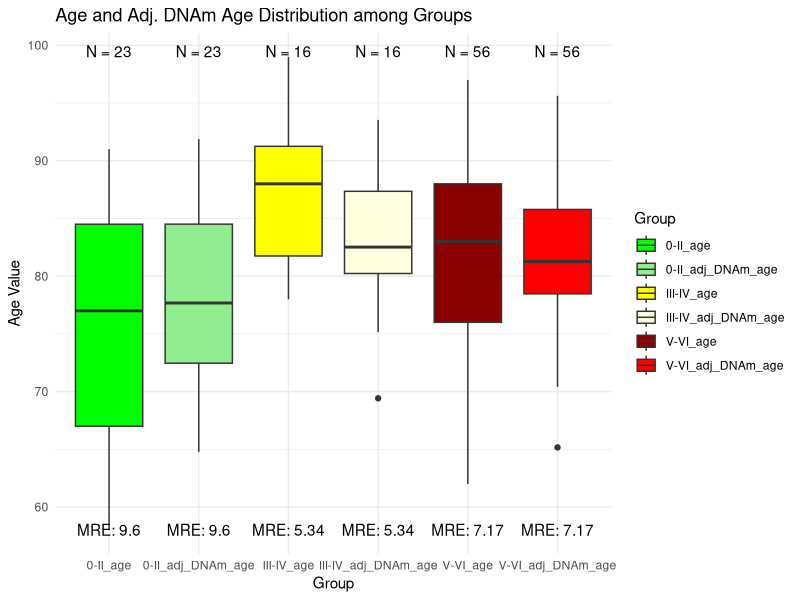

Generate this figure with R:
# Load necessary libraries
library(tidyverse)

# Create example data
data <- read.csv("DNAm_age2_300.csv")
colnames(data) <- c('group', 'age', 'adj_DNAm_age', 'adj_RE')

# Reshape data to long format
long_data <- data %>%
  gather(key = "Age_type", value = "Value", age, adj_DNAm_age) %>%
  unite(Group, group, Age_type, sep = "_") %>%
  mutate(Group = factor(Group, levels = c("0-II_age", "0-II_adj_DNAm_age", "III-IV_age", "III-IV_adj_DNAm_age", "V-VI_age", "V-VI_adj_DNAm_age")))

# Create a data frame for the "N=" labels
n_labels <- long_data %>%
  group_by(Group) %>%
  summarize(count = n()) %>%
  mutate(text = paste("N =", count))

# Calculate mean relative error (MRE) for each group
mre_data <- data %>%
  gather(key = "Age_type", value = "Value", age, adj_DNAm_age) %>%
  gather(key = "RE_type", value = "RE_value", adj_RE) %>%
  unite(Group, group, Age_type, sep = "_") %>%
  group_by(Group) %>%
  summarize(MRE = mean(RE_value))

# Define custom colors
custom_colors <- c("0-II_age" = "green", "0-II_adj_DNAm_age" = "lightgreen",
                   "III-IV_age" = "yellow", "III-IV_adj_DNAm_age" = "lightyellow",
                   "V-VI_age" = "darkred", "V-VI_adj_DNAm_age" = "red")

# Create a whisker plot (box plot) using ggplot2
age_whisker_plot <- ggplot(long_data, aes(x = Group, y = Value, fill = Group)) +
  geom_boxplot() +
  geom_text(data = n_labels, aes(x = Group, y = Inf, label = text), vjust = 2) +
  geom_text(data = mre_data, aes(x = Group, y = -Inf, label = paste("MRE:", round(MRE, 2))), vjust = -1.5) +
  theme_minimal() +
  labs(title = "Age and Adj. DNAm Age Distribution among Groups",
       x = "Group",
       y = "Age Value",
       fill = "Group") +
  scale_fill_manual(values = custom_colors)

# Display the plot
print(age_whisker_plot)

# Statistical Analysis
# Perform ANOVA to compare groups
result.aov <- aov(Value ~ Group, data = long_data)
summary(result.aov)

# TukeyHSD test for pairwise comparisons
tukey_result <- TukeyHSD(result.aov, "Group")
print(tukey_result)

# Calculate statistical summaries for original data subsets
summarize_subset <- function(df, group_name) {
  df %>% 
    filter(group == group_name) %>% 
    summarise(num_samples = n(),
              avg_age = mean(age, na.rm = TRUE),
              median_age = median(age, na.rm = TRUE),
              std_dev_age = sd(age, na.rm = TRUE),
              avg_adj_DNAm_age = mean(adj_DNAm_age, na.rm = TRUE),
              median_adj_DNAm_age = median(adj_DNAm_age, na.rm = TRUE),
              std_dev_adj_DNAm_age = sd(adj_DNAm_age, na.rm = TRUE))
}


# Generate statistical summary for each group
summary_mild <- summarize_subset(data, "0-II")
summary_int <- summarize_subset(data, "III-IV")
summary_adv <- summarize_subset(data, "V-VI")

# Combine the summaries into a single data frame
group_summary <- bind_rows(summary_mild, summary_int, summary_adv)

# Display the summary data frame
print(group_summary)

# Convert TukeyHSD results to a data frame & Write the data frame to a CSV file
tukey_df <- as.data.frame(tukey_result$Group)  # Assuming 'Group' is the factor used in ANOVA
# write.csv(tukey_df, "anova_HSD_braak.csv", row.names = TRUE)